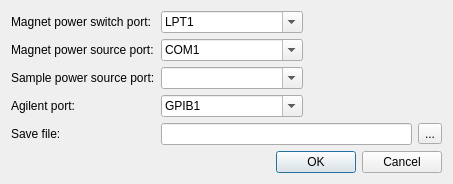
<?xml version="1.0" encoding="UTF-8"?>
<ui version="4.0">
 <class>ConfigUI</class>
 <widget class="QDialog" name="ConfigUI">
  <property name="geometry">
   <rect>
    <x>0</x>
    <y>0</y>
    <width>453</width>
    <height>177</height>
   </rect>
  </property>
  <property name="windowTitle">
   <string>Dialog</string>
  </property>
  <layout class="QFormLayout" name="formLayout">
   <property name="fieldGrowthPolicy">
    <enum>QFormLayout::ExpandingFieldsGrow</enum>
   </property>
   <item row="0" column="0">
    <widget class="QLabel" name="label">
     <property name="text">
      <string>Magnet power switch port:</string>
     </property>
    </widget>
   </item>
   <item row="0" column="1">
    <widget class="QComboBox" name="switchPortComboBox">
     <property name="editable">
      <bool>true</bool>
     </property>
     <property name="sizeAdjustPolicy">
      <enum>QComboBox::AdjustToContents</enum>
     </property>
     <property name="minimumContentsLength">
      <number>14</number>
     </property>
     <item>
      <property name="text">
       <string>LPT1</string>
      </property>
     </item>
    </widget>
   </item>
   <item row="1" column="0">
    <widget class="QLabel" name="label_2">
     <property name="text">
      <string>Magnet power source port:</string>
     </property>
    </widget>
   </item>
   <item row="1" column="1">
    <widget class="QComboBox" name="powerSupplyPortComboBox">
     <property name="editable">
      <bool>true</bool>
     </property>
     <property name="sizeAdjustPolicy">
      <enum>QComboBox::AdjustToContents</enum>
     </property>
     <property name="minimumContentsLength">
      <number>14</number>
     </property>
     <item>
      <property name="text">
       <string>COM1</string>
      </property>
     </item>
    </widget>
   </item>
   <item row="3" column="0">
    <widget class="QLabel" name="label_3">
     <property name="text">
      <string>Agilent port:</string>
     </property>
    </widget>
   </item>
   <item row="3" column="1">
    <widget class="QComboBox" name="agilentPortComboBox">
     <property name="editable">
      <bool>true</bool>
     </property>
     <property name="sizeAdjustPolicy">
      <enum>QComboBox::AdjustToContents</enum>
     </property>
     <property name="minimumContentsLength">
      <number>14</number>
     </property>
     <item>
      <property name="text">
       <string>GPIB1</string>
      </property>
     </item>
    </widget>
   </item>
   <item row="4" column="0">
    <widget class="QLabel" name="label_4">
     <property name="text">
      <string>Save file:</string>
     </property>
    </widget>
   </item>
   <item row="4" column="1">
    <layout class="QHBoxLayout" name="horizontalLayout">
     <item>
      <widget class="QLineEdit" name="fileNameLineEdit"/>
     </item>
     <item>
      <widget class="QToolButton" name="fileNameToolButton">
       <property name="text">
        <string>...</string>
       </property>
      </widget>
     </item>
    </layout>
   </item>
   <item row="5" column="0" colspan="2">
    <widget class="QDialogButtonBox" name="buttonBox">
     <property name="standardButtons">
      <set>QDialogButtonBox::Cancel|QDialogButtonBox::Ok</set>
     </property>
    </widget>
   </item>
   <item row="2" column="0">
    <widget class="QLabel" name="label_5">
     <property name="text">
      <string>Sample power source port:</string>
     </property>
    </widget>
   </item>
   <item row="2" column="1">
    <widget class="QComboBox" name="samplePowerPortComboBox">
     <property name="editable">
      <bool>true</bool>
     </property>
     <property name="sizeAdjustPolicy">
      <enum>QComboBox::AdjustToContents</enum>
     </property>
     <property name="minimumContentsLength">
      <number>14</number>
     </property>
    </widget>
   </item>
  </layout>
 </widget>
 <resources/>
 <connections/>
</ui>
